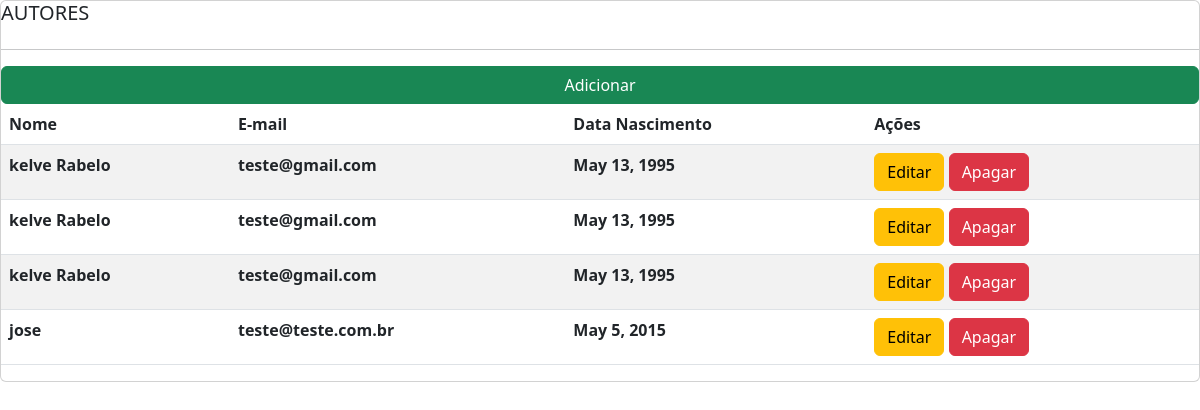
/autor/, run on the app's committed database.
### portal/models.py (models this page shows)
class Autor(models.Model):
    nome = models.CharField(max_length=255)
    data_nascimento = models.DateField()
    email = models.EmailField()

### portal/views.py (the view)
# urls.py: path('autor', include('portal.urls')),
def autor(requests):
    autores = Autor.objects.all()
    context = {
        'autores': autores
    }
    return render(requests, 'portal/autor.html', context)

### portal/templates/portal/autor.html
{% extends 'base.html' %}
{% block content %}
    <div class="card">
        <h5>AUTORES</h5>
        <hr>
        <a class="btn btn-success" href="{% url 'autor_add' %}">Adicionar</a>
        <table class="table table-striped">
            <thead>
                <tr>
                    <th>Nome</th>
                    <th>E-mail</th>
                    <th>Data Nascimento</th>
                    <th>Ações</th>
                </tr>
            </thead>
            <tbody>
                {% for autor in autores %}
                <tr>
                    <th>{{ autor.nome }}</th>
                    <th>{{ autor.email }}</th>
                    <th>{{ autor.data_nascimento }}</th>
                    <th>
                        <a href="{% url 'autor_edit' autor.id %}" class="btn btn-warning">Editar</a>
                        <a href="{% url 'autor_delete' autor.id  %}" class="btn btn-danger">Apagar</a>
                    </th>
                </tr>
                {% endfor %}
            </tbody>
        </table>
    </div>
{% endblock %}

### portal/templates/base.html (shortened to what this page needs)
<!DOCTYPE html>
<html lang="pt-bt">
<head>
    <link rel="stylesheet" href="https://cdn.jsdelivr.net/npm/bootstrap@5.2.2/dist/css/bootstrap.min.css">
</head>
<body>
    {% block content %}
    {% endblock %}
</body>
</html>

### data on the page
Autor: nome "kelve Rabelo", email "teste@gmail.com", data_nascimento "May 13, 1995"
Autor: nome "kelve Rabelo", email "teste@gmail.com", data_nascimento "May 13, 1995"
Autor: nome "kelve Rabelo", email "teste@gmail.com", data_nascimento "May 13, 1995"
Autor: nome "jose", email "teste@teste.com.br", data_nascimento "May 5, 2015"
